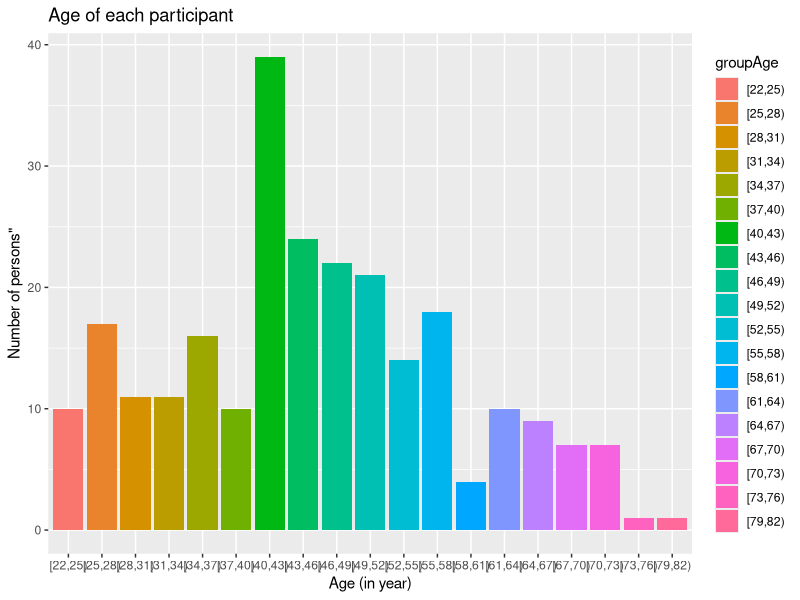
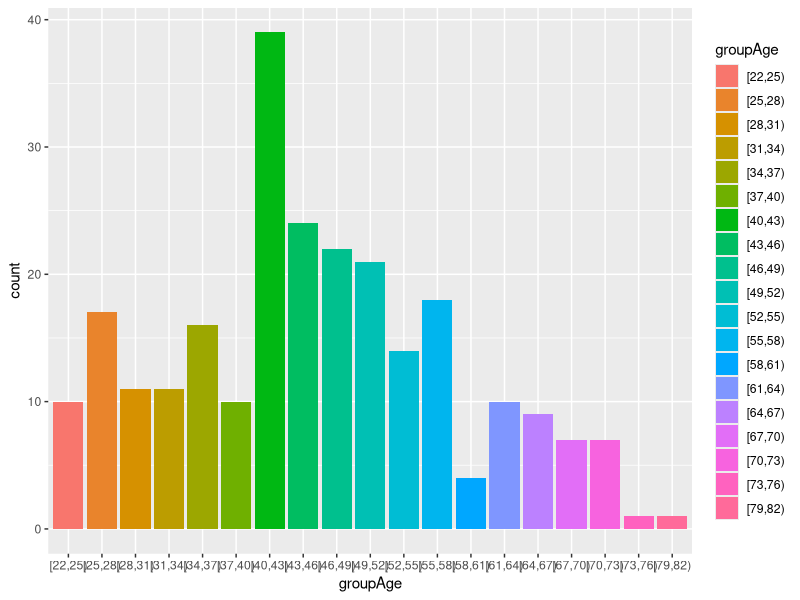
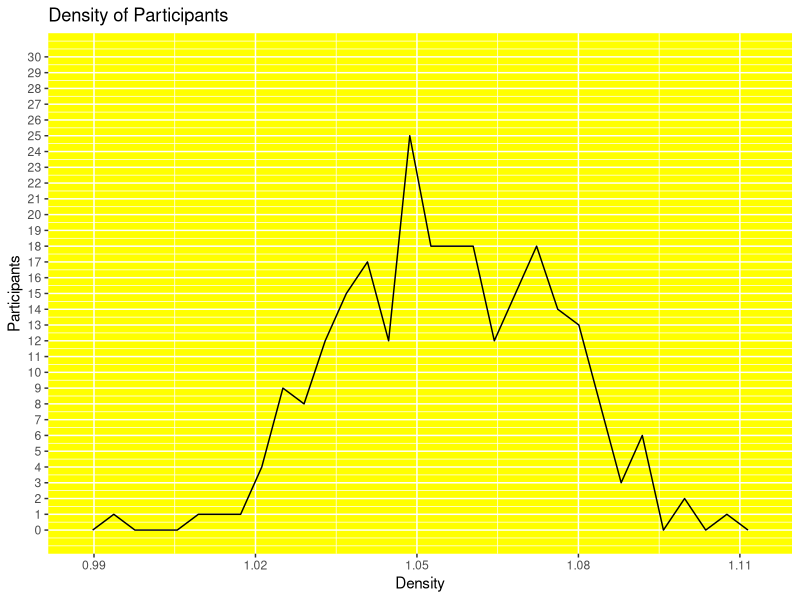
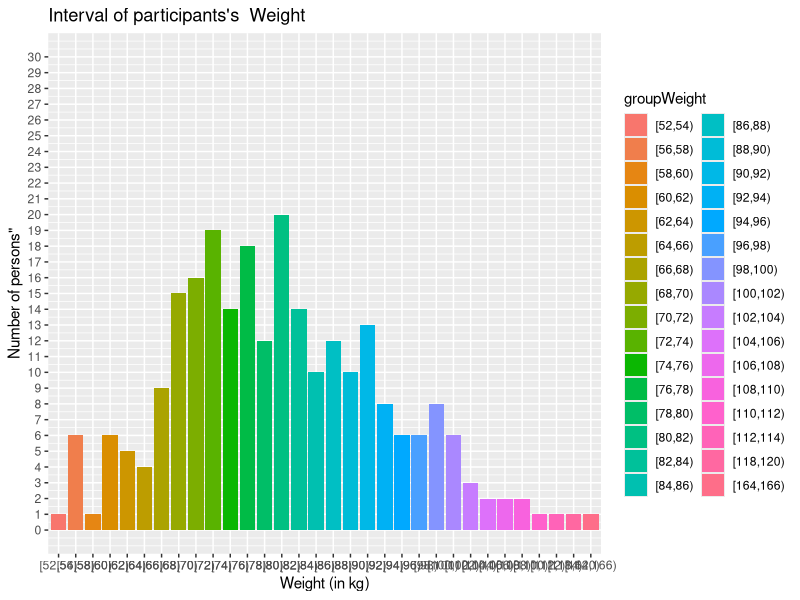
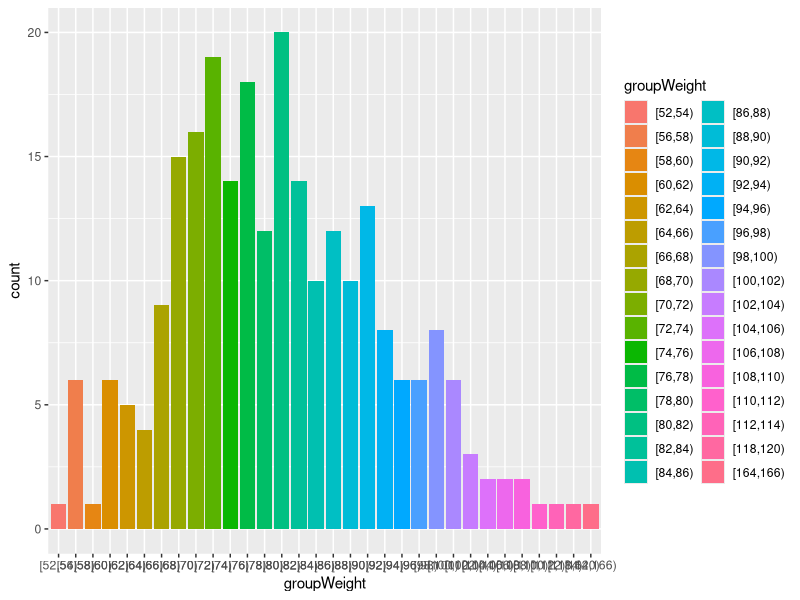

Here is the R script that generated these plots, in order: (Note: this script raises an error after producing the figures.)
##################################################################  Task 1  ################################################################################
library(tidyverse)
library(ggplot2) # load the library ggplot2
#install.packages("viridis")
#install.packages("GGally")
library(GGally)
library(viridis)

setwd('Path_to_your_XLSX_File')
getwd()
bodyFat<-readxl::read_xlsx('Bodyfat.xlsx')
print(bodyFat, n=4)


#################################################################### Descriptive Statistic########################################

# the descriptive statistic boils down to statistical parameters for instance mean, quantile,etc..

summary(bodyFat) # display statistical parameters of each variable of our dataset



#################################################################### Visualizing of each variable ############################################################################



# Variable Age

bodyFat$groupAge<-cut(bodyFat$Age,
                      breaks = c(seq(from=22,to=85,by=3)),
                      right = FALSE)

barAge<-ggplot(data=bodyFat )+geom_bar(mapping =  aes(x=groupAge ,fill=groupAge ))
barAge+ labs(x='Age (in year)',y='Number of persons"',title = 'Age of each participant')#+
barAge

#Variable density
ggplot(data = bodyFat,mapping=aes(x=round(Density, 4)))+
    geom_freqpoly(width=2)+ # most used so as to overlap
    scale_y_continuous(limits=c(0, 30), breaks=seq(from=0, to=30, by=1))+
    labs(x='Density',y='Participants',title = 'Density of Participants')+
    theme(panel.background = element_rect(fill = "yellow")) # change background

#variable Weight
weightInKg<-bodyFat$Weight*0.45359237 #convert lbs to kg
weightInKg
max(weightInKg)

bodyFat$groupWeight<-cut(weightInKg,
                      breaks = c(seq(from=50,to=170,by=2)),
                      right = FALSE)

barWeight<-ggplot(data=bodyFat )+geom_bar(mapping =  aes(x=groupWeight ,fill=groupWeight ))
barWeight+labs(x='Weight (in kg)',y='Number of persons"',title = 'Interval of participants\'s  Weight')+
    scale_y_continuous(limits=c(0, 30), breaks=seq(from=0, to=30, by=1))

    barWeight
    
# we'll now group variables so as to avoid repeated code in order  to save time
# We'll group variables having fluctuating in a same range otherwise we incur to loose certain values
# These variables are : Ankle,Biceps,Forearm,Knee and Thigh
#we call this macro-variable : grouping5Variables
    
    
    grouping5Variables<-bodyFat %>%
        pivot_longer(Thigh:Forearm, names_to = "parameter", values_to = "observation")
    
    Range<-cut(grouping5Variables$observation,
                breaks = c(seq(from=15,to=90,by=2)),
                right = FALSE)
    
    
    grouping5Variables%>%
        ggplot() +
        geom_bar(mapping =  aes(x=Range ,fill=Legend)) +
        facet_wrap(vars(parameter), ncol = 3) +
        labs(x = "Range", y = "Number of participants",title = "Ankle,Biceps,Forearm,Knee and Thigh")+
        scale_y_continuous(limits = c(0,150), breaks = seq(from=0,to=150,by=5))+
        theme(panel.background = element_rect(fill = "black")) # change background
    
    
# grouping of 3 variables : Wrist, Neck and Height
    
  bodyFat$heightInCm<-bodyFat$Height*2.54  # conversion inches  into centimeter so as to group many values with same units 
    
    grouping3Variables<-bodyFat %>%         # works as pipeline
        pivot_longer(cols = c('Wrist','Neck','Height'), names_to = "parameter", values_to = "observation")
    
    Range3<-cut(grouping3Variables$observation,
               breaks = c(seq(from=14,to=80,by=2)),
               right = FALSE)
    
   
    
    
    grouping3Variables%>%
        ggplot() +
        geom_bar(mapping =  aes(x=Range3 ,fill=Range3)) +
        facet_wrap(vars(parameter), ncol = 3) +
        labs(x = "Range", y = "Number of participants",title = "Wrist,Neck,Height")+
        scale_y_continuous(limits = c(0,150), breaks = seq(from=0,to=150,by=5))+
        theme(panel.background = element_rect(fill = "black")) # change background
    
# grouping of 3 variables : Chest, Abdomen, Hip
    
    grouping3Variables<-bodyFat %>%
        pivot_longer(cols = c('Chest','Abdomen','Hip'), names_to = "parameter", values_to = "observation")
    
    Range3<-cut(grouping3Variables$observation,
                breaks = c(seq(from=60,to=150,by=2)),
                right = FALSE)
    
    max(grouping3Variables$observation)
    grouping3Variables%>%
        ggplot() +
        geom_bar(mapping =  aes(x=Range3 ,fill=Range3)) +
        facet_wrap(vars(parameter), ncol = 3) +
        labs(x = "Range", y = "Number of participants",title = "Chest,Abdomen, and Hip")+
        scale_y_continuous(limits = c(0,50), breaks = seq(from=0,to=50,by=3))+
        theme(panel.background = element_rect(fill = "black")) # change background 

# Now we'll be looking in next step how our data behave depending on each other. For this purpose we decide to use ggpair  coming from GGally-library
        library(GGally) # involve including ggplot2-library
    

groupAgeWeight<-cbind(Age=bodyFat$Age,weightInKg)
groupAgeWeight
bodyFat$Age<-as.factor(bodyFat$Age)


        quant_df <- bodyFat[c("Age", "Weight")]
    ggpairs(quant_df, aes(fill=Age))+
        theme(panel.background = element_rect(fill = 'yellow' ))
    
#############################################################Correlation between variables using ggpairs#############################

    
    AgeAndClass<-cbind(Age= bodyFat$Age,class=bodyFat$class)
    AgeAndClass
    ggcorr(AgeAndClass)
    # now we'll try to find out the correlation between density and class. Since density is a key-parameter of determining the body fat percentage
    
    DensityAndClass<-cbind(Age= bodyFat$Density,class=bodyFat$class)
    ggcorr(DensityAndClass)        # returns a negative correlation ~= -1
    
    cor(bodyFat$Density, bodyFat$class)# bring prove about the just above  ggcorr(DensityAndClass) . It returns  -0.9877824
    

    

ggpairs(data = bodyFat, columns = 1:14, aes(colour = 'class')) # returns a pairweise relationships between all variables according to a target variable: class




#######################################################Task 2 : Building a model#######################################################################################

# 1- divide data into training and testing with ratio 85:15

#There are many tools such as sample coming directly from R, dplyr, CaTools,etc. We'll use caTools
install.packages('caTools')
require(caTools)

set.seed(101) # this makes our data reproducible in order to avoid unexpected results. But most useful when we deal with random values following a certain distribution
#We just have to divide the class-variable into training-and testing in order to predict whether a participant belong to a specific class of bodyfat-percentage
percentageClass <- sample.split(bodyFat$class, SplitRatio = .85)
training  <- subset(bodyFat, percentageClass == TRUE)
testing   <- subset(bodyFat, percentageClass == FALSE)
dim(testing) # 38 15
dim(training)# 214 15


#############################################################Dummy or naive approach####################################################################################


#2- But which model we'll  Choose ?. We are going to firstly start with so-called dummy approach or naive approach, that means we assume that al variables
#are relevant and follow a normal distribution. Is it the case ? 
#As we saw in task 1 that density had a greatest(most correlated with class) correlation then we shall see this veracity with following dummy approach 


ggplot(bodyFat, mapping = aes(x=density, y=class)) +
  geom_point() +
  stat_smooth(method = lm)                                       # dummy approach using ggplot


class<-c( bodyFat[[15]])
density<-c(bodyFat[[2]])
reg<-lm(formula =  class~density)                                                                          # dummy approach using built-in R-functions
plot(class~density, col = rep(1:2, each = 10) ,pch=19)
legend("bottomright", legend = paste("Parameters", 1:2), col = 1:2, pch = 19, bty = "n")
abline(reg)
summary(reg)

#finding SSE allows to make a better estimation of a fitted model
sse <- sum((fitted(reg) - bodyFat$class)^2)
sse # 16085.69



############################################################################Multiple Regression Model##############################
library(MASS)
install.packages('car')
library(car)
################################################################ Training data#####################################################
#model <- lm(class ~ Density +Age + Weight+Height+Neck+Chest+Abdomen+Hip+Thigh+Knee+Ankle+Biceps+Forearm+Wrist, data = bodyFat)
set.seed(1002)

modelTraining<-lm(formula = class ~ Density +Age + Weight+Height+Neck+Chest+Abdomen+Hip+Thigh+Knee+Ankle+Biceps+Forearm+Wrist,
            data = training)
newModelTraining<-lm(formula = class ~ Density +Age +Abdomen+Chest,  data = training)
#AIC is one of the most used way to check the correctness or which of our variables are more signicant than others. It allows to reduce the unnecessary  complexity 
# and choses the most suitable model. The more AIC is smaller the better is our model.

stepModel<-stepAIC(newModelTraining,direction = "both") # give us what are the most relevevante and significant variables

summary(stepModel)
sseStepModel <- sum((fitted(newModelTraining) - modelTraining$class)^2) # 0.00245 (Sum of squared error)
sseStepModel
vif(stepModel) # A general guideline is that a VIF larger than 5 or 10 is large, indicating that the model has problems estimating the coefficient

summary(newModelTraining)$coefficient
summary(newModelTraining)
summary(modelTraining)

############################################## Prediction using test data############################################################################

predictStepModel<-predict(stepModel, testing)

predictStepModel # display predicted data

summary(bodyFat)

############################################### Soft manner for showing out real value and predicted data by adding a new column for predicted values###############

testing["Predicted"]<-predictStepModel
testing


# Hopping that this small overview on Linear-Regression with R has helped you out 
